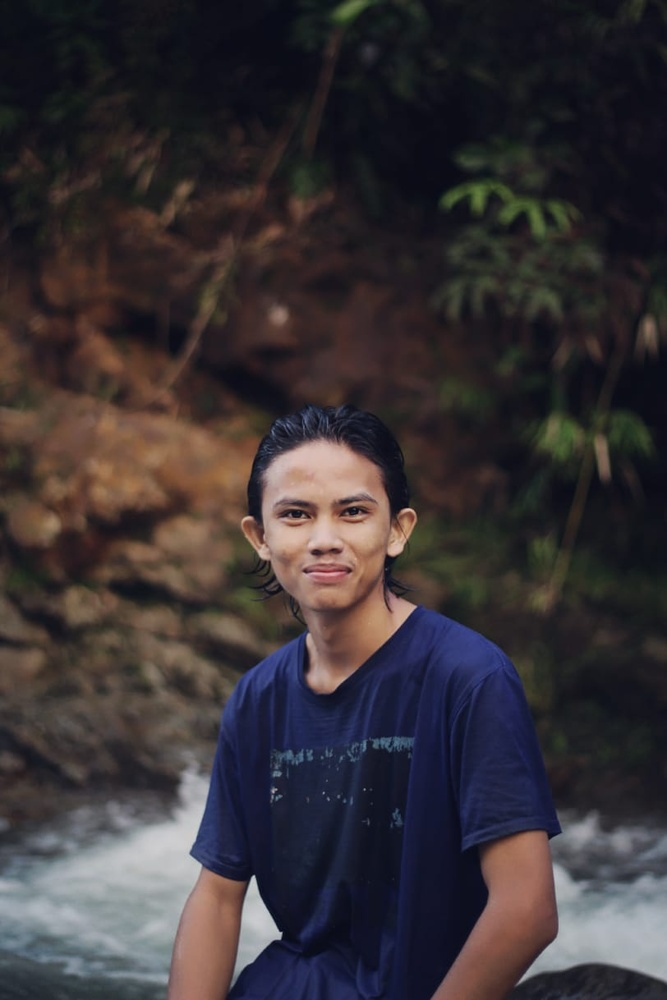
#> input picture Gaffur.jpeg, 667 x 1000 px, shrunk from 812 x 1218 before the run
$ python rgb_to_grayscale.py
#> lines starting #> are read from the running program, lines starting #| are printed output that depends on the picture
import cv2

img = cv2.imread('Gaffur.jpeg')
#> img is the input picture: shape (1000, 667, 3); mean B, G, R 54, 50.8, 56.7
gray = cv2.cvtColor(img, cv2.COLOR_RGB2GRAY)
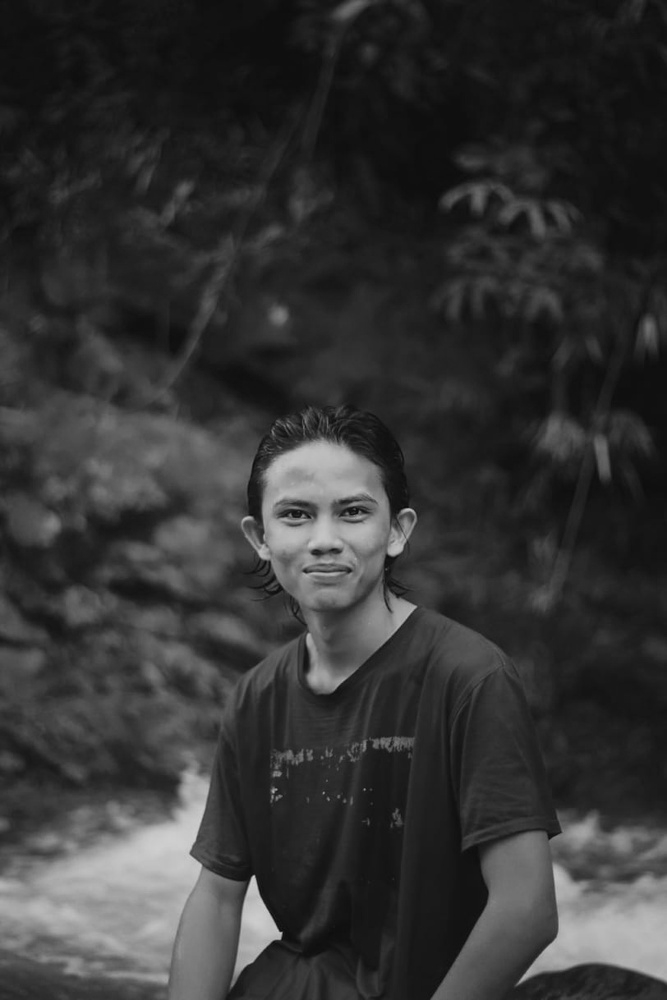
#> gray: shape (1000, 667); min 10, max 207, mean 52.4

cv2.imshow('Gambar Lenna Original', img)
cv2.imshow('Gambar Lenna Grayscale', gray)

cv2.waitKey(0)
cv2.destroyAllWindows()
